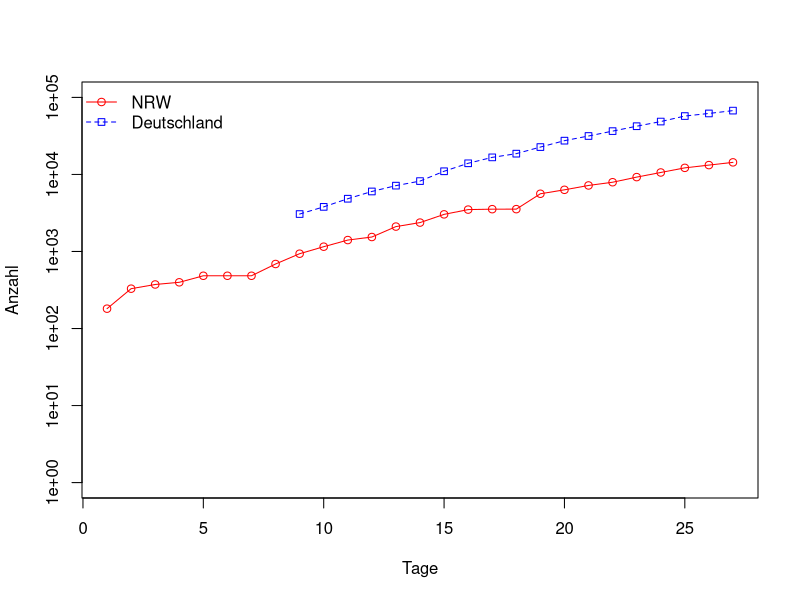
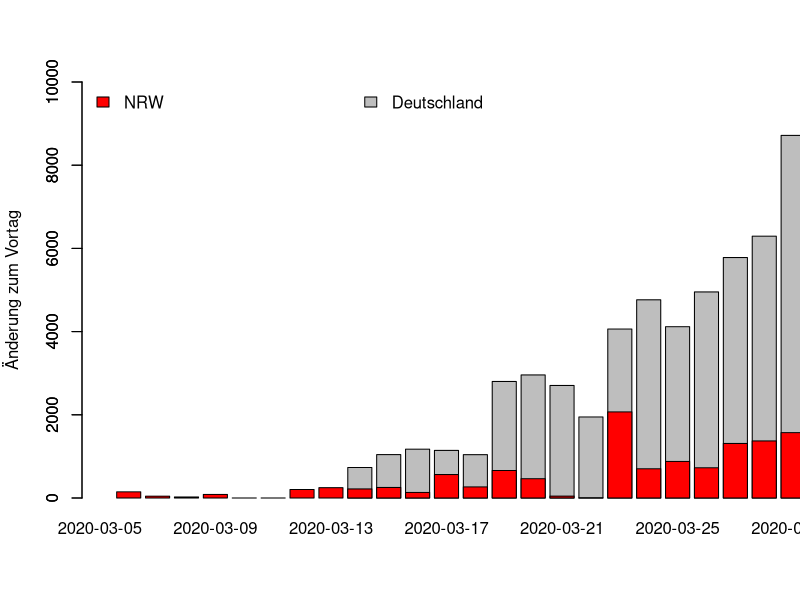

These figures' R source, in order:
## ---- chunk 1
knitr::opts_chunk$set(fig.path=paste0("figures.rki/"),
                      echo=FALSE,
                      warning=FALSE,
                      message=FALSE,
                      dev=c("png"),
                      dpi=300)

nrw <- read.csv("nrw.csv")
nrw <- nrw[-24,]
Nnrw <- length(nrw[,3])

deutschland <- read.csv("gesamt.csv")
ND <- length(deutschland[,3])
## ---- chunk 2
plot(NA, log="y", xlim=c(1,Nnrw), ylim=c(1,100000), xlab="Tage", ylab="Anzahl")
points(x=c(1:Nnrw), y=nrw[,3], pch=21, col="red")
lines(x=c(1:Nnrw), y=nrw[,3], lty=1, col="red")

points(x=c(1:ND)+Nnrw-ND, y=deutschland[,3], pch=22, col="blue")
lines(x=c(1:ND)+Nnrw-ND, y=deutschland[,3], lty=2, col="blue")

legend("topleft",
       legend=c("NRW", "Deutschland"), bty="n",
       pch=c(21,22), lty=c(1,2), col=c("red", "blue"))
## ---- chunk 3
barplot(height=c(rep(NA, times=Nnrw-ND+1),diff(deutschland[,3])), ylim=c(0,10000), xlim=c(1,Nnrw), names.arg=nrw[,1],
        legend.text=c('Deutschland'), args.legend=list(x="top", bty="n"), ylab=c("Änderung zum Vortag"))
barplot(height=c(NA, diff(nrw[,3])), add=TRUE, col="red", legend.text=c("NRW"), args.legend=list(x="topleft", bty="n"))
